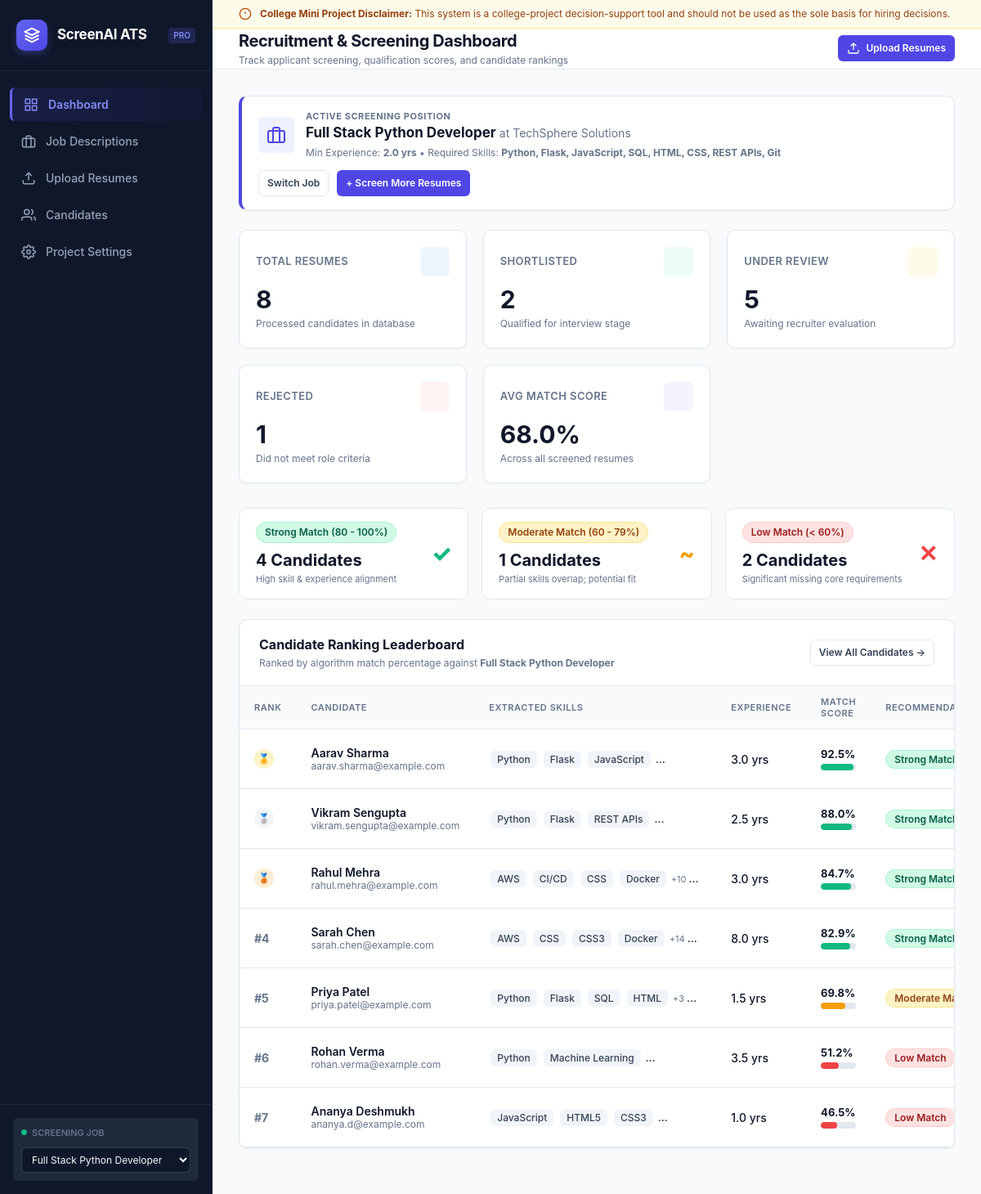
/dashboard, run on the app's committed database.
### tables this page shows
CREATE TABLE jobs (
        id INTEGER PRIMARY KEY AUTOINCREMENT,
        title TEXT NOT NULL,
        company TEXT NOT NULL,
        description TEXT NOT NULL,
        required_skills TEXT NOT NULL,
        preferred_skills TEXT DEFAULT '',
        min_experience REAL DEFAULT 0,
        is_active INTEGER DEFAULT 0,
        created_at TIMESTAMP DEFAULT CURRENT_TIMESTAMP
    );

CREATE TABLE screening_results (
        id INTEGER PRIMARY KEY AUTOINCREMENT,
        candidate_id INTEGER NOT NULL,
        job_id INTEGER NOT NULL,
        total_score REAL NOT NULL,
        required_skills_score REAL NOT NULL,
        preferred_skills_score REAL NOT NULL,
        tfidf_score REAL NOT NULL,
        experience_score REAL NOT NULL,
        matched_skills TEXT,
        missing_skills TEXT,
        matched_preferred TEXT,
        missing_preferred TEXT,
        recommendation TEXT NOT NULL,
        screened_at TIMESTAMP DEFAULT CURRENT_TIMESTAMP,
        FOREIGN KEY (candidate_id) REFERENCES candidates (id) ON DELETE CASCADE,
        FOREIGN KEY (job_id) REFERENCES jobs (id) ON DELETE CASCADE,
        UNIQUE(candidate_id, job_id)
    );

CREATE TABLE candidates (
        id INTEGER PRIMARY KEY AUTOINCREMENT,
        name TEXT NOT NULL,
        email TEXT,
        phone TEXT,
        extracted_skills TEXT,
        education TEXT,
        experience_years REAL DEFAULT 0,
        experience_details TEXT,
        certifications TEXT,
        projects TEXT,
        raw_resume_text TEXT,
        resume_filename TEXT,
        resume_filepath TEXT,
        status TEXT DEFAULT 'Under Review',
        created_at TIMESTAMP DEFAULT CURRENT_TIMESTAMP
    );

### app.py (the view)
@app.route('/dashboard')
def dashboard():
    active_job = db.get_active_job()
    job_id = active_job['id'] if active_job else None
    stats = db.get_dashboard_stats(job_id=job_id)
    recent_candidates = db.get_candidates_list(job_id=job_id, sort='score_desc')[:7]
    strong_count = sum(1 for c in recent_candidates if c['total_score'] and c['total_score'] >= 80)
    moderate_count = sum(1 for c in recent_candidates if c['total_score'] and 60 <= c['total_score'] < 80)
    low_count = sum(1 for c in recent_candidates if not c['total_score'] or c['total_score'] < 60)
    processed_candidates = []
    for c in recent_candidates:
        c_dict = dict(c)
        try:
            c_dict['skills_list'] = json.loads(c_dict['extracted_skills']) if c_dict.get('extracted_skills') else []
        except Exception:
            c_dict['skills_list'] = []
        processed_candidates.append(c_dict)
    return render_template(
        'dashboard.html',
        stats=stats,
        candidates=processed_candidates,
        active_job=active_job,
        strong_count=strong_count,
        moderate_count=moderate_count,
        low_count=low_count
    )

### templates/dashboard.html (shortened to what this page needs)
﻿{% extends "base.html" %}
{% block page_heading %}Recruitment & Screening Dashboard{% endblock %}
{% block page_subheading %}Track applicant screening, qualification scores, and candidate rankings{% endblock %}
{% block content %}
{% if active_job %}
<div class="card" style="margin-bottom: 24px; border-left: 4px solid var(--primary); background: #ffffff;">
    <div class="card-body" style="padding: 16px 20px; display: flex; align-items: center; justify-content: space-between; flex-wrap: wrap; gap: 12px;">
        <div style="display: flex; align-items: center; gap: 14px;">
            <div style="width: 44px; height: 44px; border-radius: var(--radius-sm); background: var(--primary-light); color: var(--primary); display: flex; align-items: center; justify-content: center;">
                <svg width="24" height="24" viewBox="0 0 24 24" fill="none" stroke="currentColor" stroke-width="2"><rect x="2" y="7" width="20" height="14" rx="2" ry="2"></rect><path d="M16 21V5a2 2 0 0 0-2-2h-4a2 2 0 0 0-2 2v16"></path></svg>
            </div>
            <div>
                <div style="font-size: 11px; text-transform: uppercase; color: var(--text-muted); font-weight: 700; letter-spacing: 0.05em;">Active Screening Position</div>
                <div style="font-size: 17px; font-weight: 700; color: var(--text-main);">
                    {{ active_job.title }} <span style="font-size: 14px; font-weight: 400; color: var(--text-muted);">at {{ active_job.company }}</span>
                </div>
                <div style="font-size: 12px; color: var(--text-muted); margin-top: 2px;">
                    Min Experience: <strong>{{ active_job.min_experience }} yrs</strong> • Required Skills: <strong>{{ active_job.required_skills }}</strong>
                </div>
            </div>
        </div>
        <div style="display: flex; gap: 10px;">
            <a href="{{ url_for('jobs') }}" class="btn btn-secondary btn-sm">Switch Job</a>
            <a href="{{ url_for('upload_page') }}" class="btn btn-primary btn-sm">+ Screen More Resumes</a>
        </div>
    </div>
</div>
{% endif %}
<div class="stats-grid">
    <div class="stat-card">
        <div class="stat-header">
            <span class="stat-label">Total Resumes</span>
            <div class="stat-icon icon-blue">
                <svg viewBox="0 0 24 24"><path d="M14 2H6a2 2 0 0 0-2 2v16a2 2 0 0 0 2 2h12a2 2 0 0 0 2-2V8z"></path><polyline points="14 2 14 8 20 8"></polyline><line x1="16" y1="13" x2="8" y2="13"></line><line x1="16" y1="17" x2="8" y2="17"></line><polyline points="10 9 9 9 8 9"></polyline></svg>
            </div>
        </div>
        <div class="stat-value">{{ stats.total_resumes }}</div>
        <div class="stat-desc">Processed candidates in database</div>
    </div>
    <div class="stat-card">
        <div class="stat-header">
            <span class="stat-label">Shortlisted</span>
            <div class="stat-icon icon-green">
                <svg viewBox="0 0 24 24"><path d="M22 11.08V12a10 10 0 1 1-5.93-9.14"></path><polyline points="22 4 12 14.01 9 11.01"></polyline></svg>
            </div>
        </div>
        <div class="stat-value">{{ stats.shortlisted }}</div>
        <div class="stat-desc">Qualified for interview stage</div>
    </div>
    <div class="stat-card">
        <div class="stat-header">
            <span class="stat-label">Under Review</span>
            <div class="stat-icon icon-amber">
                <svg viewBox="0 0 24 24"><circle cx="12" cy="12" r="10"></circle><polyline points="12 6 12 12 16 14"></polyline></svg>
            </div>
        </div>
        <div class="stat-value">{{ stats.under_review }}</div>
        <div class="stat-desc">Awaiting recruiter evaluation</div>
    </div>
    <div class="stat-card">
        <div class="stat-header">
            <span class="stat-label">Rejected</span>
            <div class="stat-icon icon-red">
                <svg viewBox="0 0 24 24"><circle cx="12" cy="12" r="10"></circle><line x1="15" y1="9" x2="9" y2="15"></line><line x1="9" y1="9" x2="15" y2="15"></line></svg>
            </div>
        </div>
        <div class="stat-value">{{ stats.rejected }}</div>
        <div class="stat-desc">Did not meet role criteria</div>
    </div>
    <div class="stat-card">
        <div class="stat-header">
            <span class="stat-label">Avg Match Score</span>
            <div class="stat-icon icon-purple">
                <svg viewBox="0 0 24 24"><polygon points="12 2 15.09 8.26 22 9.27 17 14.14 18.18 21.02 12 17.77 5.82 21.02 7 14.14 2 9.27 8.91 8.26 12 2"></polygon></svg>
            </div>
        </div>
        <div class="stat-value">{{ stats.avg_score }}%</div>
        <div class="stat-desc">Across all screened resumes</div>
    </div>
</div>
<div style="display: grid; grid-template-columns: repeat(auto-fit, minmax(280px, 1fr)); gap: 16px; margin-bottom: 24px;">
    <div style="background: #ffffff; border: 1px solid var(--border-color); border-radius: var(--radius-md); padding: 16px 20px; display: flex; align-items: center; justify-content: space-between;">
        <div>
            <span class="badge badge-strong" style="margin-bottom: 6px;">Strong Match (80 - 100%)</span>
            <div style="font-size: 20px; font-weight: 700; color: var(--text-main);">{{ strong_count }} Candidates</div>
            <div style="font-size: 11px; color: var(--text-muted);">High skill & experience alignment</div>
        </div>
        <div style="font-size: 28px; font-weight: 800; color: #10b981;">✓</div>
    </div>
    <div style="background: #ffffff; border: 1px solid var(--border-color); border-radius: var(--radius-md); padding: 16px 20px; display: flex; align-items: center; justify-content: space-between;">
        <div>
            <span class="badge badge-moderate" style="margin-bottom: 6px;">Moderate Match (60 - 79%)</span>
            <div style="font-size: 20px; font-weight: 700; color: var(--text-main);">{{ moderate_count }} Candidates</div>
            <div style="font-size: 11px; color: var(--text-muted);">Partial skills overlap; potential fit</div>
        </div>
        <div style="font-size: 28px; font-weight: 800; color: #f59e0b;">~</div>
    </div>
    <div style="background: #ffffff; border: 1px solid var(--border-color); border-radius: var(--radius-md); padding: 16px 20px; display: flex; align-items: center; justify-content: space-between;">
        <div>
            <span class="badge badge-low" style="margin-bottom: 6px;">Low Match (&lt; 60%)</span>
            <div style="font-size: 20px; font-weight: 700; color: var(--text-main);">{{ low_count }} Candidates</div>
            <div style="font-size: 11px; color: var(--text-muted);">Significant missing core requirements</div>
        </div>
        <div style="font-size: 28px; font-weight: 800; color: #ef4444;">✕</div>
    </div>
</div>
<div class="card">
    <div class="card-header">
        <div>
            <h2>Candidate Ranking Leaderboard</h2>
            <p style="font-size: 12px; color: var(--text-muted); margin-top: 2px;">
                Ranked by algorithm match percentage against <strong>{{ active_job.title if active_job else 'Active Job' }}</strong>
            </p>
        </div>
        <a href="{{ url_for('candidates_page') }}" class="btn btn-secondary btn-sm">View All Candidates →</a>
    </div>
    <div class="table-responsive">
        <table class="modern-table">
            <thead>
                <tr>
                    <th style="width: 50px;">Rank</th>
                    <th>Candidate</th>
                    <th>Extracted Skills</th>
                    <th>Experience</th>
                    <th style="width: 180px;">Match Score</th>
                    <th>Recommendation</th>
                </tr>
            </thead>
            <tbody>
                {% for cand in candidates %}
                <tr>
                    <td style="font-weight: 700; color: var(--text-muted);">
                        {% if loop.index == 1 %}
                        <span style="display:inline-block;width:24px;height:24px;background:#fef3c7;color:#b45309;border-radius:50%;text-align:center;line-height:24px;font-size:12px;">🥇</span>
                        {% elif loop.index == 2 %}
                        <span style="display:inline-block;width:24px;height:24px;background:#f1f5f9;color:#475569;border-radius:50%;text-align:center;line-height:24px;font-size:12px;">🥈</span>
                        {% elif loop.index == 3 %}
                        <span style="display:inline-block;width:24px;height:24px;background:#ffedd5;color:#9a3412;border-radius:50%;text-align:center;line-height:24px;font-size:12px;">🥉</span>
                        {% else %}
                        #{{ loop.index }}
                        {% endif %}
                    </td>
                    <td>
                        <div style="font-weight: 600; color: var(--text-main);">{{ cand.name }}</div>
                        <div style="font-size: 12px; color: var(--text-muted);">{{ cand.email or 'No email' }}</div>
                    </td>
                    <td>
                        <div style="max-width: 260px; overflow: hidden; text-overflow: ellipsis; white-space: nowrap;">
                            {% for skill in cand.skills_list[:4] %}
                            <span class="skill-pill">{{ skill }}</span>
                            {% endfor %}
                            {% if cand.skills_list|length > 4 %}
                            <span style="font-size: 11px; color: var(--text-muted);">+{{ cand.skills_list|length - 4 }} more</span>
                            {% endif %}
                        </div>
                    </td>
                    <td style="font-weight: 500;">
                        {{ cand.experience_years }} yrs
                    </td>
                    <td>
                        {% if cand.total_score is not none %}
                        <div style="display: flex; align-items: center; justify-content: space-between; font-size: 13px; font-weight: 700;">
                            <span>{{ cand.total_score }}%</span>
                        </div>
                        <div class="progress-bar-wrap">
                            <div class="progress-bar-fill {% if cand.total_score >= 80 %}bg-strong{% elif cand.total_score >= 60 %}bg-moderate{% else %}bg-low{% endif %}"
                                 style="width: {{ cand.total_score }}%;"></div>
                        </div>
                        {% else %}
                        <span style="font-size: 12px; color: var(--text-muted);">Not Screened</span>
                        {% endif %}
                    </td>
                    <td>
                        {% if cand.recommendation == 'Strong Match' %}
                        <span class="badge badge-strong">Strong Match</span>
                        {% elif cand.recommendation == 'Moderate Match' %}
                        <span class="badge badge-moderate">Moderate Match</span>
                        {% elif cand.recommendation == 'Low Match' %}
                        <span class="badge badge-low">Low Match</span>
                        {% else %}
                        <span class="badge" style="background:#f1f5f9;color:#64748b;">Pending</span>
                        {% endif %}
                    </td>
                </tr>
                {% else %}
                <tr>
                    <td colspan="8" style="text-align: center; padding: 40px; color: var(--text-muted);">
                        No candidates available yet. Upload resumes to screen candidates against the job.
                    </td>
                </tr>
                {% endfor %}
            </tbody>
        </table>
    </div>
</div>
{% endblock %}

### data on the page
jobs: title "Full Stack Python Developer", company "TechSphere Solutions", min_experience "2.0", required_skills "Python, Flask, JavaScript, SQL, HTML, CSS, REST APIs, Git"
screening_results: name "Aarav Sharma", email "aarav.sharma@example.com", 4 "Python" "Flask" "JavaScript" "SQL", experience_years "3.0", total_score "92.5", recommendation "Strong…"
screening_results: name "Vikram Sengupta", email "vikram.sengupta@example.com", 4 "Python" "Flask" "REST APIs" "SQL", experience_years "2.5", total_score "88.0", recommendation "Strong…"
screening_results: name "Rahul Mehra", email "rahul.mehra@example.com", 4 "AWS" "CI/CD" "CSS" "Docker", skills_list|length "10", experience_years "3.0", total_score "84.7", recommendation "Strong…"
screening_results: name "Sarah Chen", email "sarah.chen@example.com", 4 "AWS" "CSS" "CSS3" "Docker", skills_list|length "14", experience_years "8.0", total_score "82.9", recommendation "Strong…"
screening_results: name "Priya Patel", email "priya.patel@example.com", 4 "Python" "Flask" "SQL" "HTML", skills_list|length "3", experience_years "1.5", total_score "69.8", recommendation "Moderate…"
screening_results: name "Rohan Verma", email "rohan.verma@example.com", 4 "Python" "Machine Learning" "scikit-le…", experience_years "3.5", total_score "51.2", recommendation "Low Match"
screening_results: name "Ananya Deshmukh", email "ananya.d@example.com", 4 "JavaScript" "HTML5" "CSS3" "Reac…", experience_years "1.0", total_score "46.5", recommendation "Low Match"

### other printed values
{{ disclaimer }} "This system is a college-project decision-support tool and should not be used as the sole basis for hiring decisions."
{{ stats.total_resumes }} "8"
{{ stats.shortlisted }} "2"
{{ stats.under_review }} "5"
{{ stats.rejected }} "1"
{{ stats.avg_score }} "68.0"
{{ strong_count }} "4"
{{ moderate_count }} "1"
{{ low_count }} "2"
form field value "Full Stack Python Developer"
